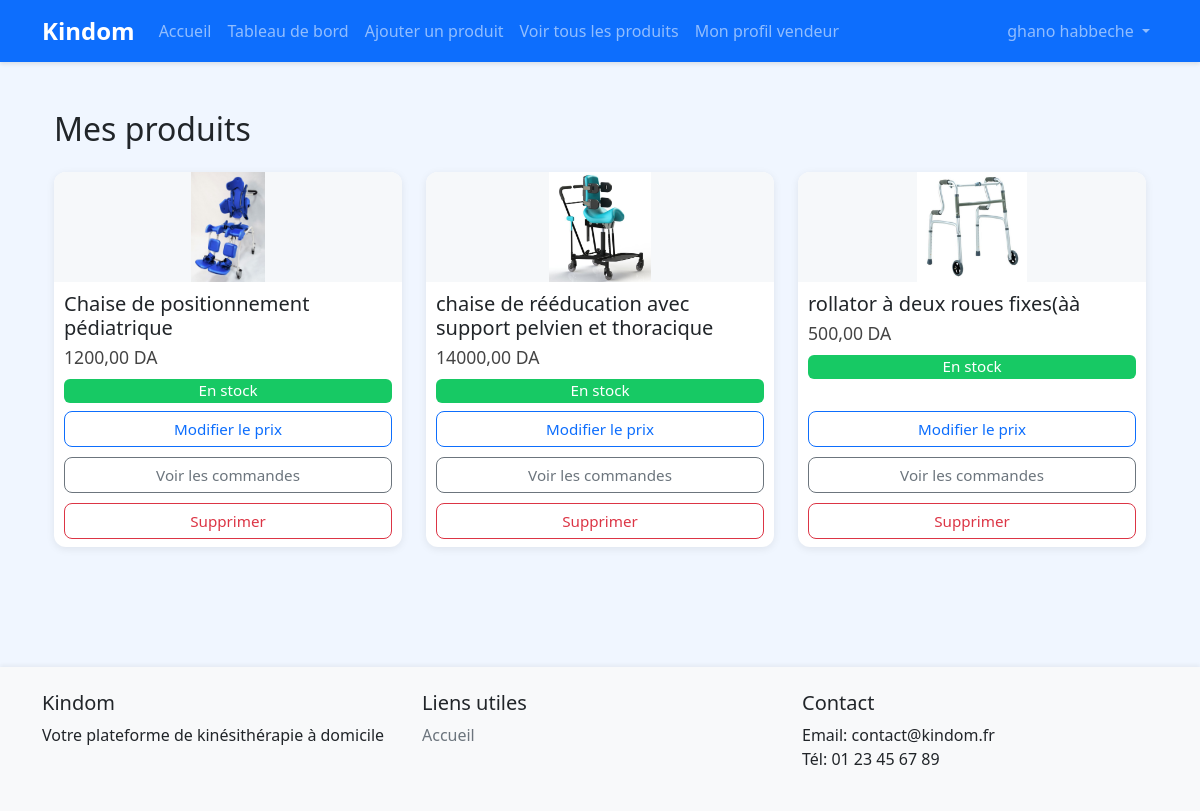
Screenshot of /shop/vendor/products/ (signed in) with the database file from the repository.
### accounts/models.py (models this page shows, shortened)
class CustomUser(AbstractUser):
    USER_TYPE_CHOICES = (
        ('patient', 'Patient'),
        ('kine', 'Kinésithérapeute'),
        ('vendor', 'Vendeur'),
        ('admin', 'Administrateur'),
    )
    user_type = models.CharField(max_length=20, choices=USER_TYPE_CHOICES, default='patient')
    phone_number = models.CharField(max_length=15, blank=True)
    address = models.TextField(blank=True)
    profile_picture = models.ImageField(upload_to='profile_pics/', blank=True, null=True)
    bio = models.TextField(blank=True)
    is_validated = models.BooleanField(default=True)  # True par défaut, sauf pour les kinés
    diplome = models.CharField(max_length=100, blank=True, null=True, verbose_name="Diplôme")
    wilaya = models.CharField(max_length=50, blank=True, null=True, verbose_name="Wilaya")
    diplome_file = models.ImageField(upload_to='diplomes/', blank=True, null=True, verbose_name="Photo du diplôme")

### shop/models.py (models this page shows, shortened)
class Product(models.Model):
    CATEGORY_CHOICES = [
        ("Produits de soins et de massage", "Produits de soins et de massage"),
        ("Matériel de rééducation fonctionnelle", "Matériel de rééducation fonctionnelle"),
        ("Équipements de renforcement musculaire", "Équipements de renforcement musculaire"),
        ("Produits de cryothérapie", "Produits de cryothérapie"),
        ("Appareils électromédicaux", "Appareils électromédicaux"),
        ("Supports et orthèses", "Supports et orthèses"),
        ("Mobilier et accessoires professionnels", "Mobilier et accessoires professionnels"),
        ("autre", "Autre"),
    ]
    name = models.CharField(max_length=200)
    description = models.TextField()
    price = models.DecimalField(max_digits=10, decimal_places=2)
    stock = models.IntegerField(default=0)
    image = models.ImageField(upload_to='products/')
    category = models.CharField(max_length=60, choices=CATEGORY_CHOICES, default="autre")
    created_at = models.DateTimeField(auto_now_add=True)
    updated_at = models.DateTimeField(auto_now=True)
    vendor = models.ForeignKey(
        settings.AUTH_USER_MODEL,
        on_delete=models.CASCADE,
        related_name='products',
        limit_choices_to={'user_type': 'vendor'},
        null=True, blank=True
    )

### shop/views.py (the view)
# urls.py: path('vendor/products/', views.vendor_product_list, name='vendor_product_list'),
@vendor_required
def vendor_product_list(request):
    products = Product.objects.filter(vendor=request.user)
    return render(request, 'shop/vendor/product_list.html', {'products': products})

### shop/views.py (called while the page is built)
def vendor_required(view_func):
    return login_required(user_passes_test(lambda u: u.user_type == 'vendor')(view_func))

### templates/shop/vendor/product_list.html
{% extends "base.html" %}
{% block content %}
<div class="container my-4">
    <h2 class="mb-4">Mes produits</h2>
    <div class="row g-4">
        {% for product in products %}
        <div class="col-md-4 mb-4">
            <div class="card card-vendeur h-100">
                {% if product.image %}
                    <img src="{{ product.image.url }}" class="card-img-top img-produit-vendeur" alt="{{ product.name }}">
                {% endif %}
                <div class="card-body d-flex flex-column">
                    <h5 class="card-title mb-1">{{ product.name }}</h5>
                    <div class="mb-2" style="color:#444; font-size:1.1rem;">{{ product.price }} DA</div>
                    <span class="badge badge-stock mb-2">En stock</span>
                    <div class="mt-auto d-flex flex-column gap-2">
                        <a href="{% url 'shop:modifier_prix' product.id %}" class="btn btn-outline-primary w-100">Modifier le prix</a>
                        <a href="{% url 'shop:voir_commandes_produit' product.id %}" class="btn btn-outline-secondary w-100">Voir les commandes</a>
                        <a href="{% url 'shop:supprimer_produit' product.id %}" class="btn btn-outline-danger w-100" onclick="return confirm('Supprimer ce produit ?');">Supprimer</a>
                    </div>
                </div>
            </div>
        </div>
        {% empty %}
        <p class="text-center">Aucun produit pour le moment.</p>
        {% endfor %}
    </div>
</div>
{% endblock %}

### templates/base.html (shortened to what this page needs)
<!DOCTYPE html>
<html lang="fr">
<head>
    <link href="https://cdn.jsdelivr.net/npm/bootstrap@5.3.0/dist/css/bootstrap.min.css" rel="stylesheet">
    {% load static %}
    <link href="{% static 'css/style.css' %}" rel="stylesheet">
</head>
<body>
    <nav class="navbar navbar-expand-lg navbar-dark bg-primary">
        <div class="container">
            <a class="navbar-brand" href="{% url 'accounts:home' %}">Kindom</a>
            <div class="collapse navbar-collapse" id="navbarNav">
                <ul class="navbar-nav me-auto">
                    <li class="nav-item">
                        <a class="nav-link" href="{% url 'accounts:home' %}">Accueil</a>
                    </li>
                    {% if user.is_authenticated and user.user_type == 'vendor' %}
                        <li class="nav-item">
                            <a class="nav-link" href="/shop/vendor/dashboard/">Tableau de bord</a>
                        </li>
                        <li class="nav-item">
                            <a class="nav-link" href="/shop/vendeur/produits/ajouter/">Ajouter un produit</a>
                        </li>
                        <li class="nav-item">
                            <a class="nav-link" href="/shop/vendeur/produits/">Voir tous les produits</a>
                        </li>
                        <li class="nav-item">
                            <a class="nav-link" href="/profil-vendeur/">Mon profil vendeur</a>
                        </li>
                    {% endif %}
                </ul>
                <ul class="navbar-nav">
                    {% if user.is_authenticated %}
                        <li class="nav-item dropdown">
                            <a class="nav-link dropdown-toggle" href="#" id="navbarDropdown" role="button" data-bs-toggle="dropdown">
                                {{ user.get_full_name|default:user.email }}
                            </a>
                        </li>
                    {% endif %}
                </ul>
            </div>
        </div>
    </nav>
    <main class="container my-4">
        {% block content %}{% endblock %}
    </main>
    <footer class="bg-light py-4 mt-5">
        <div class="container">
            <div class="row">
                <div class="col-md-4">
                    <h5>Kindom</h5>
                    <p>Votre plateforme de kinésithérapie à domicile</p>
                </div>
                <div class="col-md-4">
                    <h5>Liens utiles</h5>
                    <ul class="list-unstyled">
                        <li><a href="{% url 'accounts:home' %}">Accueil</a></li>
                    </ul>
                </div>
                <div class="col-md-4">
                    <h5>Contact</h5>
                    <ul class="list-unstyled">
                        <li>Email: contact@kindom.fr</li>
                        <li>Tél: 01 23 45 67 89</li>
                    </ul>
                </div>
            </div>
        </div>
    </footer>
</body>
</html>

### static/css/style.css (style rules this page uses)
body { min-height: 100vh; display: flex; flex-direction: column; background: #f0f6ff; }
main { flex: 1; }
.navbar { box-shadow: 0 2px 4px rgba(0,0,0,0.1); }
.navbar-brand { font-weight: bold; font-size: 1.5rem; }
.card { box-shadow: 0 2px 4px rgba(0,0,0,0.05); transition: transform 0.2s; }
.btn { border-radius: 5px; padding: 0.5rem 1.5rem; }
footer { margin-top: auto; box-shadow: 0 -2px 4px rgba(0,0,0,0.05); }
footer a { color: #6c757d; text-decoration: none; }
.card-vendeur { border-radius: 12px; box-shadow: 0 2px 8px rgba(0,0,0,0.08); border: none; background: #fff; transition: box-shadow 0.15s; height: 300px; padding: 0; display: flex; flex-direction: column; }
.img-produit-vendeur { width: 100%; height: 110px; object-fit: contain; border-top-left-radius: 12px; border-top-right-radius: 12px; background: #f6f8fa; }
.card-vendeur .card-body { flex: 1 1 auto; display: flex; flex-direction: column; justify-content: flex-end; padding: 10px 10px 8px 10px; }
.mt-auto.d-flex.flex-column.gap-2 { margin-top: auto !important; gap: 10px !important; }
.btn { font-size: 0.95rem; font-weight: 500; border-radius: 8px; padding: 0.35rem 0; }
.badge-stock { background: #17c964; color: #fff; font-size: 0.95rem; border-radius: 6px; padding: 0.3em 0.8em; display: inline-block; font-weight: 500; }

### rows the page displays
CustomUser: get_full_name "ghano habbeche"
Product: image (picture), name "Chaise de positionnement pédiatrique", price "1200,00"
Product: image (picture), name "chaise de rééducation avec support pelvien et thoracique", price "14000,00"
Product: image (picture), name "rollator à deux roues fixes(àà", price "500,00"
